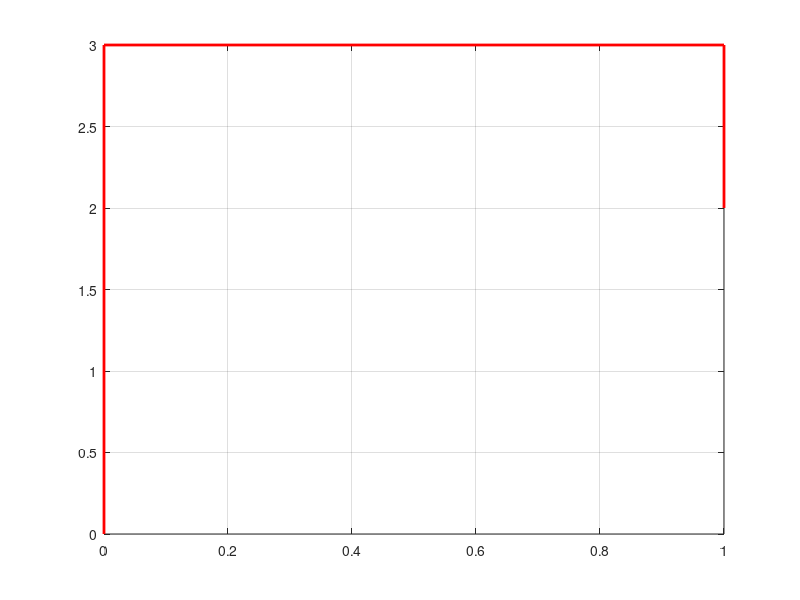

The MATLAB script that drew this image:
clc;
clear;
n = input('Number of steps:');
x = 0;
y = 0;
x_value = [0];
y_value = [0];
for i = 1:n
 step1 = randperm(4); 
 step = step1(3);
 if step == 1
     y = y+1;     
 elseif step == 2
     y = y-1;
 elseif step == 3
     x = x+1;
 else x = x-1;
 end
 x_value(i+1)=x;
 y_value(i+1)=y;
 %plot(x,y,'-k')
 %hold on
end
plot(x_value,y_value,'r','LineWidth',2)
grid